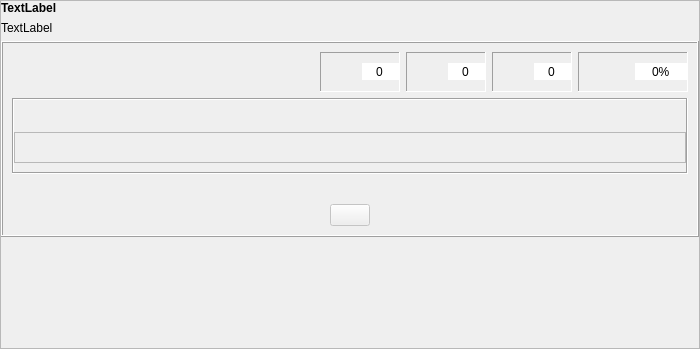
<?xml version="1.0" encoding="UTF-8"?>
<ui version="4.0">
 <class>akuzativo</class>
 <widget class="QFrame" name="akuzativo">
  <property name="geometry">
   <rect>
    <x>0</x>
    <y>0</y>
    <width>700</width>
    <height>349</height>
   </rect>
  </property>
  <property name="windowTitle">
   <string>Frame</string>
  </property>
  <property name="frameShape">
   <enum>QFrame::StyledPanel</enum>
  </property>
  <property name="frameShadow">
   <enum>QFrame::Raised</enum>
  </property>
  <property name="tipo" stdset="0">
   <string>senborda</string>
  </property>
  <layout class="QVBoxLayout" name="verticalLayout_4">
   <property name="margin">
    <number>0</number>
   </property>
   <item>
    <widget class="titolo" name="Ekz_Akuz1">
     <property name="maximumSize">
      <size>
       <width>16777215</width>
       <height>30</height>
      </size>
     </property>
     <property name="font">
      <font>
       <weight>75</weight>
       <bold>true</bold>
      </font>
     </property>
     <property name="text">
      <string notr="true">TextLabel</string>
     </property>
     <property name="wordWrap">
      <bool>true</bool>
     </property>
    </widget>
   </item>
   <item>
    <widget class="QLabel" name="Ekz_Akuz2">
     <property name="text">
      <string notr="true">TextLabel</string>
     </property>
     <property name="wordWrap">
      <bool>true</bool>
     </property>
    </widget>
   </item>
   <item>
    <widget class="QFrame" name="frame">
     <property name="frameShape">
      <enum>QFrame::Box</enum>
     </property>
     <property name="frameShadow">
      <enum>QFrame::Raised</enum>
     </property>
     <property name="tipo" stdset="0">
      <string>markebla</string>
     </property>
     <layout class="QVBoxLayout" name="verticalLayout_2">
      <item>
       <layout class="QGridLayout" name="gridLayout_14">
        <item row="0" column="0">
         <widget class="QFrame" name="frame_10">
          <property name="minimumSize">
           <size>
            <width>0</width>
            <height>0</height>
           </size>
          </property>
          <property name="maximumSize">
           <size>
            <width>16777215</width>
            <height>16777215</height>
           </size>
          </property>
          <property name="autoFillBackground">
           <bool>false</bool>
          </property>
          <property name="frameShape">
           <enum>QFrame::NoFrame</enum>
          </property>
          <property name="frameShadow">
           <enum>QFrame::Sunken</enum>
          </property>
          <property name="tipo" stdset="0">
           <string>senborda</string>
          </property>
          <layout class="QHBoxLayout" name="horizontalLayout_2">
           <property name="spacing">
            <number>1</number>
           </property>
           <property name="margin">
            <number>0</number>
           </property>
           <item>
            <widget class="QPushButton" name="BitBtn1">
             <property name="text">
              <string/>
             </property>
             <property name="iconSize">
              <size>
               <width>32</width>
               <height>32</height>
              </size>
             </property>
             <property name="flat">
              <bool>true</bool>
             </property>
             <property name="tipo" stdset="0">
              <string>komenci</string>
             </property>
            </widget>
           </item>
           <item>
            <widget class="QPushButton" name="BitBtn3">
             <property name="enabled">
              <bool>false</bool>
             </property>
             <property name="text">
              <string/>
             </property>
             <property name="iconSize">
              <size>
               <width>32</width>
               <height>32</height>
              </size>
             </property>
             <property name="flat">
              <bool>true</bool>
             </property>
             <property name="tipo" stdset="0">
              <string>halti</string>
             </property>
            </widget>
           </item>
          </layout>
         </widget>
        </item>
        <item row="0" column="1">
         <spacer name="horizontalSpacer_10">
          <property name="orientation">
           <enum>Qt::Horizontal</enum>
          </property>
          <property name="sizeHint" stdset="0">
           <size>
            <width>13</width>
            <height>20</height>
           </size>
          </property>
         </spacer>
        </item>
        <item row="0" column="2">
         <widget class="QFrame" name="frame_11">
          <property name="minimumSize">
           <size>
            <width>80</width>
            <height>40</height>
           </size>
          </property>
          <property name="maximumSize">
           <size>
            <width>16777215</width>
            <height>16777215</height>
           </size>
          </property>
          <property name="autoFillBackground">
           <bool>false</bool>
          </property>
          <property name="frameShape">
           <enum>QFrame::Panel</enum>
          </property>
          <property name="frameShadow">
           <enum>QFrame::Sunken</enum>
          </property>
          <property name="tipo" stdset="0">
           <string>shilda</string>
          </property>
          <layout class="QHBoxLayout" name="horizontalLayout_5">
           <property name="spacing">
            <number>1</number>
           </property>
           <property name="leftMargin">
            <number>2</number>
           </property>
           <property name="topMargin">
            <number>0</number>
           </property>
           <property name="rightMargin">
            <number>0</number>
           </property>
           <property name="bottomMargin">
            <number>0</number>
           </property>
           <item>
            <widget class="QLabel" name="label_53">
             <property name="text">
              <string notr="true"/>
             </property>
             <property name="pixmap">
              <pixmap resource="ikonoj.qrc">:/ikonoj/kubeto.png</pixmap>
             </property>
             <property name="alignment">
              <set>Qt::AlignCenter</set>
             </property>
            </widget>
           </item>
           <item>
            <widget class="QSpinBox" name="Placar1">
             <property name="font">
              <font>
               <weight>50</weight>
               <bold>false</bold>
              </font>
             </property>
             <property name="frame">
              <bool>false</bool>
             </property>
             <property name="alignment">
              <set>Qt::AlignCenter</set>
             </property>
             <property name="readOnly">
              <bool>true</bool>
             </property>
             <property name="buttonSymbols">
              <enum>QAbstractSpinBox::NoButtons</enum>
             </property>
             <property name="tipo" stdset="0">
              <string>shilda</string>
             </property>
            </widget>
           </item>
          </layout>
         </widget>
        </item>
        <item row="0" column="3">
         <widget class="QFrame" name="frame_12">
          <property name="minimumSize">
           <size>
            <width>80</width>
            <height>40</height>
           </size>
          </property>
          <property name="maximumSize">
           <size>
            <width>16777215</width>
            <height>16777215</height>
           </size>
          </property>
          <property name="autoFillBackground">
           <bool>false</bool>
          </property>
          <property name="frameShape">
           <enum>QFrame::Panel</enum>
          </property>
          <property name="frameShadow">
           <enum>QFrame::Sunken</enum>
          </property>
          <property name="tipo" stdset="0">
           <string>shilda</string>
          </property>
          <layout class="QHBoxLayout" name="horizontalLayout_6">
           <property name="spacing">
            <number>1</number>
           </property>
           <property name="leftMargin">
            <number>2</number>
           </property>
           <property name="topMargin">
            <number>0</number>
           </property>
           <property name="rightMargin">
            <number>0</number>
           </property>
           <property name="bottomMargin">
            <number>0</number>
           </property>
           <item>
            <widget class="QLabel" name="label_54">
             <property name="text">
              <string notr="true"/>
             </property>
             <property name="pixmap">
              <pixmap resource="ikonoj.qrc">:/ikonoj/ekzercoj/bone.png</pixmap>
             </property>
             <property name="scaledContents">
              <bool>false</bool>
             </property>
             <property name="alignment">
              <set>Qt::AlignCenter</set>
             </property>
            </widget>
           </item>
           <item>
            <widget class="QSpinBox" name="Placar2">
             <property name="font">
              <font>
               <weight>50</weight>
               <bold>false</bold>
              </font>
             </property>
             <property name="frame">
              <bool>false</bool>
             </property>
             <property name="alignment">
              <set>Qt::AlignCenter</set>
             </property>
             <property name="readOnly">
              <bool>true</bool>
             </property>
             <property name="buttonSymbols">
              <enum>QAbstractSpinBox::NoButtons</enum>
             </property>
             <property name="tipo" stdset="0">
              <string>shilda</string>
             </property>
            </widget>
           </item>
          </layout>
         </widget>
        </item>
        <item row="0" column="4">
         <widget class="QFrame" name="frame_36">
          <property name="minimumSize">
           <size>
            <width>80</width>
            <height>40</height>
           </size>
          </property>
          <property name="maximumSize">
           <size>
            <width>16777215</width>
            <height>16777215</height>
           </size>
          </property>
          <property name="autoFillBackground">
           <bool>false</bool>
          </property>
          <property name="frameShape">
           <enum>QFrame::Panel</enum>
          </property>
          <property name="frameShadow">
           <enum>QFrame::Sunken</enum>
          </property>
          <property name="tipo" stdset="0">
           <string>shilda</string>
          </property>
          <layout class="QHBoxLayout" name="horizontalLayout_7">
           <property name="spacing">
            <number>1</number>
           </property>
           <property name="leftMargin">
            <number>2</number>
           </property>
           <property name="topMargin">
            <number>0</number>
           </property>
           <property name="rightMargin">
            <number>0</number>
           </property>
           <property name="bottomMargin">
            <number>0</number>
           </property>
           <item>
            <widget class="QLabel" name="label_55">
             <property name="minimumSize">
              <size>
               <width>0</width>
               <height>0</height>
              </size>
             </property>
             <property name="text">
              <string notr="true"/>
             </property>
             <property name="pixmap">
              <pixmap resource="ikonoj.qrc">:/ikonoj/ekzercoj/malbone.png</pixmap>
             </property>
             <property name="scaledContents">
              <bool>false</bool>
             </property>
             <property name="alignment">
              <set>Qt::AlignCenter</set>
             </property>
            </widget>
           </item>
           <item>
            <widget class="QSpinBox" name="Placar3">
             <property name="minimumSize">
              <size>
               <width>0</width>
               <height>0</height>
              </size>
             </property>
             <property name="font">
              <font>
               <weight>50</weight>
               <bold>false</bold>
              </font>
             </property>
             <property name="frame">
              <bool>false</bool>
             </property>
             <property name="alignment">
              <set>Qt::AlignCenter</set>
             </property>
             <property name="readOnly">
              <bool>true</bool>
             </property>
             <property name="buttonSymbols">
              <enum>QAbstractSpinBox::NoButtons</enum>
             </property>
             <property name="value">
              <number>0</number>
             </property>
             <property name="tipo" stdset="0">
              <string>shilda</string>
             </property>
            </widget>
           </item>
          </layout>
         </widget>
        </item>
        <item row="0" column="5">
         <widget class="QFrame" name="frame_37">
          <property name="minimumSize">
           <size>
            <width>110</width>
            <height>40</height>
           </size>
          </property>
          <property name="maximumSize">
           <size>
            <width>16777215</width>
            <height>16777215</height>
           </size>
          </property>
          <property name="autoFillBackground">
           <bool>false</bool>
          </property>
          <property name="frameShape">
           <enum>QFrame::Panel</enum>
          </property>
          <property name="frameShadow">
           <enum>QFrame::Sunken</enum>
          </property>
          <property name="tipo" stdset="0">
           <string>shilda</string>
          </property>
          <layout class="QHBoxLayout" name="horizontalLayout_8">
           <property name="spacing">
            <number>1</number>
           </property>
           <property name="leftMargin">
            <number>2</number>
           </property>
           <property name="topMargin">
            <number>0</number>
           </property>
           <property name="rightMargin">
            <number>0</number>
           </property>
           <property name="bottomMargin">
            <number>0</number>
           </property>
           <item>
            <widget class="QLabel" name="label_56">
             <property name="text">
              <string notr="true"/>
             </property>
             <property name="pixmap">
              <pixmap resource="ikonoj.qrc">:/ikonoj/kalkulilo.png</pixmap>
             </property>
             <property name="scaledContents">
              <bool>false</bool>
             </property>
             <property name="alignment">
              <set>Qt::AlignCenter</set>
             </property>
            </widget>
           </item>
           <item>
            <widget class="QSpinBox" name="Placar4">
             <property name="font">
              <font>
               <weight>50</weight>
               <bold>false</bold>
              </font>
             </property>
             <property name="frame">
              <bool>false</bool>
             </property>
             <property name="alignment">
              <set>Qt::AlignCenter</set>
             </property>
             <property name="readOnly">
              <bool>true</bool>
             </property>
             <property name="buttonSymbols">
              <enum>QAbstractSpinBox::NoButtons</enum>
             </property>
             <property name="suffix">
              <string>%</string>
             </property>
             <property name="maximum">
              <number>100</number>
             </property>
             <property name="value">
              <number>0</number>
             </property>
             <property name="tipo" stdset="0">
              <string>shilda</string>
             </property>
            </widget>
           </item>
          </layout>
         </widget>
        </item>
       </layout>
      </item>
      <item>
       <widget class="QFrame" name="frame_65">
        <property name="frameShape">
         <enum>QFrame::NoFrame</enum>
        </property>
        <property name="frameShadow">
         <enum>QFrame::Sunken</enum>
        </property>
        <layout class="QVBoxLayout" name="verticalLayout">
         <property name="margin">
          <number>0</number>
         </property>
         <item>
          <widget class="QFrame" name="frame_66">
           <property name="minimumSize">
            <size>
             <width>0</width>
             <height>0</height>
            </size>
           </property>
           <property name="frameShape">
            <enum>QFrame::Box</enum>
           </property>
           <property name="frameShadow">
            <enum>QFrame::Sunken</enum>
           </property>
           <property name="tipo" stdset="0">
            <string>senborda</string>
           </property>
           <layout class="QVBoxLayout" name="verticalLayout_3">
            <property name="leftMargin">
             <number>0</number>
            </property>
            <property name="rightMargin">
             <number>0</number>
            </property>
            <item>
             <widget class="QLabel" name="Traduko1">
              <property name="font">
               <font>
                <pointsize>11</pointsize>
                <weight>75</weight>
                <bold>true</bold>
               </font>
              </property>
              <property name="styleSheet">
               <string notr="true">color: rgb(0, 0, 255);</string>
              </property>
              <property name="text">
               <string notr="true"/>
              </property>
              <property name="alignment">
               <set>Qt::AlignCenter</set>
              </property>
             </widget>
            </item>
            <item>
             <widget class="QFrame" name="Vortoj">
              <property name="layoutDirection">
               <enum>Qt::LeftToRight</enum>
              </property>
              <property name="frameShape">
               <enum>QFrame::StyledPanel</enum>
              </property>
              <property name="frameShadow">
               <enum>QFrame::Raised</enum>
              </property>
              <property name="tipo" stdset="0">
               <string>senborda</string>
              </property>
              <layout class="QHBoxLayout" name="horizontalLayout">
               <property name="leftMargin">
                <number>0</number>
               </property>
               <property name="rightMargin">
                <number>0</number>
               </property>
               <property name="bottomMargin">
                <number>0</number>
               </property>
               <item>
                <layout class="QHBoxLayout" name="horizontalLayout_9">
                 <item>
                  <spacer name="horizontalSpacer_43">
                   <property name="orientation">
                    <enum>Qt::Horizontal</enum>
                   </property>
                   <property name="sizeHint" stdset="0">
                    <size>
                     <width>18</width>
                     <height>18</height>
                    </size>
                   </property>
                  </spacer>
                 </item>
                 <item>
                  <widget class="myLabel" name="label_164">
                   <property name="font">
                    <font>
                     <pointsize>11</pointsize>
                     <weight>75</weight>
                     <bold>true</bold>
                    </font>
                   </property>
                   <property name="styleSheet">
                    <string notr="true">color: rgb(0, 0, 0);</string>
                   </property>
                   <property name="text">
                    <string notr="true"/>
                   </property>
                   <property name="lingvo" stdset="0">
                    <string>eo</string>
                   </property>
                  </widget>
                 </item>
                 <item>
                  <widget class="myLabel" name="label_165">
                   <property name="font">
                    <font>
                     <pointsize>11</pointsize>
                     <weight>75</weight>
                     <bold>true</bold>
                    </font>
                   </property>
                   <property name="styleSheet">
                    <string notr="true">color: rgb(0, 0, 0);</string>
                   </property>
                   <property name="text">
                    <string notr="true"/>
                   </property>
                   <property name="lingvo" stdset="0">
                    <string>eo</string>
                   </property>
                  </widget>
                 </item>
                 <item>
                  <widget class="myLabel" name="label_166">
                   <property name="font">
                    <font>
                     <pointsize>11</pointsize>
                     <weight>75</weight>
                     <bold>true</bold>
                    </font>
                   </property>
                   <property name="styleSheet">
                    <string notr="true">color: rgb(0, 0, 0);</string>
                   </property>
                   <property name="text">
                    <string notr="true"/>
                   </property>
                   <property name="lingvo" stdset="0">
                    <string>eo</string>
                   </property>
                  </widget>
                 </item>
                 <item>
                  <widget class="myLabel" name="label_167">
                   <property name="font">
                    <font>
                     <pointsize>11</pointsize>
                     <weight>75</weight>
                     <bold>true</bold>
                    </font>
                   </property>
                   <property name="styleSheet">
                    <string notr="true">color: rgb(0, 0, 0);</string>
                   </property>
                   <property name="text">
                    <string notr="true"/>
                   </property>
                   <property name="lingvo" stdset="0">
                    <string>eo</string>
                   </property>
                  </widget>
                 </item>
                 <item>
                  <widget class="myLabel" name="label_168">
                   <property name="font">
                    <font>
                     <pointsize>11</pointsize>
                     <weight>75</weight>
                     <bold>true</bold>
                    </font>
                   </property>
                   <property name="styleSheet">
                    <string notr="true">color: rgb(0, 0, 0);</string>
                   </property>
                   <property name="text">
                    <string notr="true"/>
                   </property>
                   <property name="lingvo" stdset="0">
                    <string>eo</string>
                   </property>
                  </widget>
                 </item>
                 <item>
                  <widget class="myLabel" name="label_169">
                   <property name="font">
                    <font>
                     <pointsize>11</pointsize>
                     <weight>75</weight>
                     <bold>true</bold>
                    </font>
                   </property>
                   <property name="styleSheet">
                    <string notr="true">color: rgb(0, 0, 0);</string>
                   </property>
                   <property name="text">
                    <string notr="true"/>
                   </property>
                   <property name="lingvo" stdset="0">
                    <string>eo</string>
                   </property>
                  </widget>
                 </item>
                 <item>
                  <widget class="myLabel" name="label_170">
                   <property name="font">
                    <font>
                     <pointsize>11</pointsize>
                     <weight>75</weight>
                     <bold>true</bold>
                    </font>
                   </property>
                   <property name="styleSheet">
                    <string notr="true">color: rgb(0, 0, 0);</string>
                   </property>
                   <property name="text">
                    <string notr="true"/>
                   </property>
                   <property name="lingvo" stdset="0">
                    <string>eo</string>
                   </property>
                  </widget>
                 </item>
                 <item>
                  <widget class="myLabel" name="label_171">
                   <property name="font">
                    <font>
                     <pointsize>11</pointsize>
                     <weight>75</weight>
                     <bold>true</bold>
                    </font>
                   </property>
                   <property name="styleSheet">
                    <string notr="true">color: rgb(0, 0, 0);</string>
                   </property>
                   <property name="text">
                    <string notr="true"/>
                   </property>
                   <property name="lingvo" stdset="0">
                    <string>eo</string>
                   </property>
                  </widget>
                 </item>
                 <item>
                  <widget class="myLabel" name="label_172">
                   <property name="font">
                    <font>
                     <pointsize>11</pointsize>
                     <weight>75</weight>
                     <bold>true</bold>
                    </font>
                   </property>
                   <property name="styleSheet">
                    <string notr="true">color: rgb(0, 0, 0);</string>
                   </property>
                   <property name="text">
                    <string notr="true"/>
                   </property>
                   <property name="lingvo" stdset="0">
                    <string>eo</string>
                   </property>
                  </widget>
                 </item>
                 <item>
                  <widget class="myLabel" name="label_173">
                   <property name="font">
                    <font>
                     <pointsize>11</pointsize>
                     <weight>75</weight>
                     <bold>true</bold>
                    </font>
                   </property>
                   <property name="styleSheet">
                    <string notr="true">color: rgb(0, 0, 0);</string>
                   </property>
                   <property name="text">
                    <string notr="true"/>
                   </property>
                   <property name="lingvo" stdset="0">
                    <string>eo</string>
                   </property>
                  </widget>
                 </item>
                 <item>
                  <spacer name="horizontalSpacer_44">
                   <property name="orientation">
                    <enum>Qt::Horizontal</enum>
                   </property>
                   <property name="sizeHint" stdset="0">
                    <size>
                     <width>40</width>
                     <height>20</height>
                    </size>
                   </property>
                  </spacer>
                 </item>
                </layout>
               </item>
              </layout>
             </widget>
            </item>
           </layout>
          </widget>
         </item>
         <item>
          <widget class="QLabel" name="Klarigo">
           <property name="font">
            <font>
             <pointsize>11</pointsize>
            </font>
           </property>
           <property name="text">
            <string notr="true">&lt;!DOCTYPE HTML PUBLIC &quot;-//W3C//DTD HTML 4.0//EN&quot; &quot;http://www.w3.org/TR/REC-html40/strict.dtd&quot;&gt;
&lt;html&gt;&lt;head&gt;&lt;meta name=&quot;qrichtext&quot; content=&quot;1&quot; /&gt;&lt;style type=&quot;text/css&quot;&gt;
p, li { white-space: pre-wrap; }
&lt;/style&gt;&lt;/head&gt;&lt;body style=&quot; font-family:'MS Shell Dlg 2'; font-size:11pt; font-weight:400; font-style:normal;&quot;&gt;
&lt;p style=&quot;-qt-paragraph-type:empty; margin-top:0px; margin-bottom:0px; margin-left:0px; margin-right:0px; -qt-block-indent:0; text-indent:0px;&quot;&gt;&lt;/p&gt;&lt;/body&gt;&lt;/html&gt;</string>
           </property>
           <property name="alignment">
            <set>Qt::AlignCenter</set>
           </property>
           <property name="wordWrap">
            <bool>true</bool>
           </property>
          </widget>
         </item>
         <item>
          <layout class="QHBoxLayout" name="horizontalLayout_3">
           <item>
            <spacer name="horizontalSpacer_39">
             <property name="orientation">
              <enum>Qt::Horizontal</enum>
             </property>
             <property name="sizeHint" stdset="0">
              <size>
               <width>40</width>
               <height>20</height>
              </size>
             </property>
            </spacer>
           </item>
           <item>
            <widget class="QPushButton" name="BitBtn2">
             <property name="enabled">
              <bool>false</bool>
             </property>
             <property name="sizePolicy">
              <sizepolicy hsizetype="Maximum" vsizetype="Fixed">
               <horstretch>0</horstretch>
               <verstretch>0</verstretch>
              </sizepolicy>
             </property>
             <property name="text">
              <string notr="true"/>
             </property>
             <property name="iconSize">
              <size>
               <width>32</width>
               <height>32</height>
              </size>
             </property>
             <property name="tipo" stdset="0">
              <string>validigi</string>
             </property>
            </widget>
           </item>
           <item>
            <spacer name="horizontalSpacer_40">
             <property name="orientation">
              <enum>Qt::Horizontal</enum>
             </property>
             <property name="sizeHint" stdset="0">
              <size>
               <width>40</width>
               <height>20</height>
              </size>
             </property>
            </spacer>
           </item>
          </layout>
         </item>
        </layout>
       </widget>
      </item>
     </layout>
    </widget>
   </item>
   <item>
    <spacer name="verticalSpacer">
     <property name="orientation">
      <enum>Qt::Vertical</enum>
     </property>
     <property name="sizeHint" stdset="0">
      <size>
       <width>20</width>
       <height>40</height>
      </size>
     </property>
    </spacer>
   </item>
  </layout>
 </widget>
 <customwidgets>
  <customwidget>
   <class>titolo</class>
   <extends>QLabel</extends>
   <header>titolo.h</header>
  </customwidget>
  <customwidget>
   <class>myLabel</class>
   <extends>QLabel</extends>
   <header>mylabel.h</header>
   <slots>
    <signal>clicked()</signal>
    <slot>slotClicked()</slot>
   </slots>
  </customwidget>
 </customwidgets>
 <resources>
  <include location="ikonoj.qrc"/>
 </resources>
 <connections/>
</ui>
